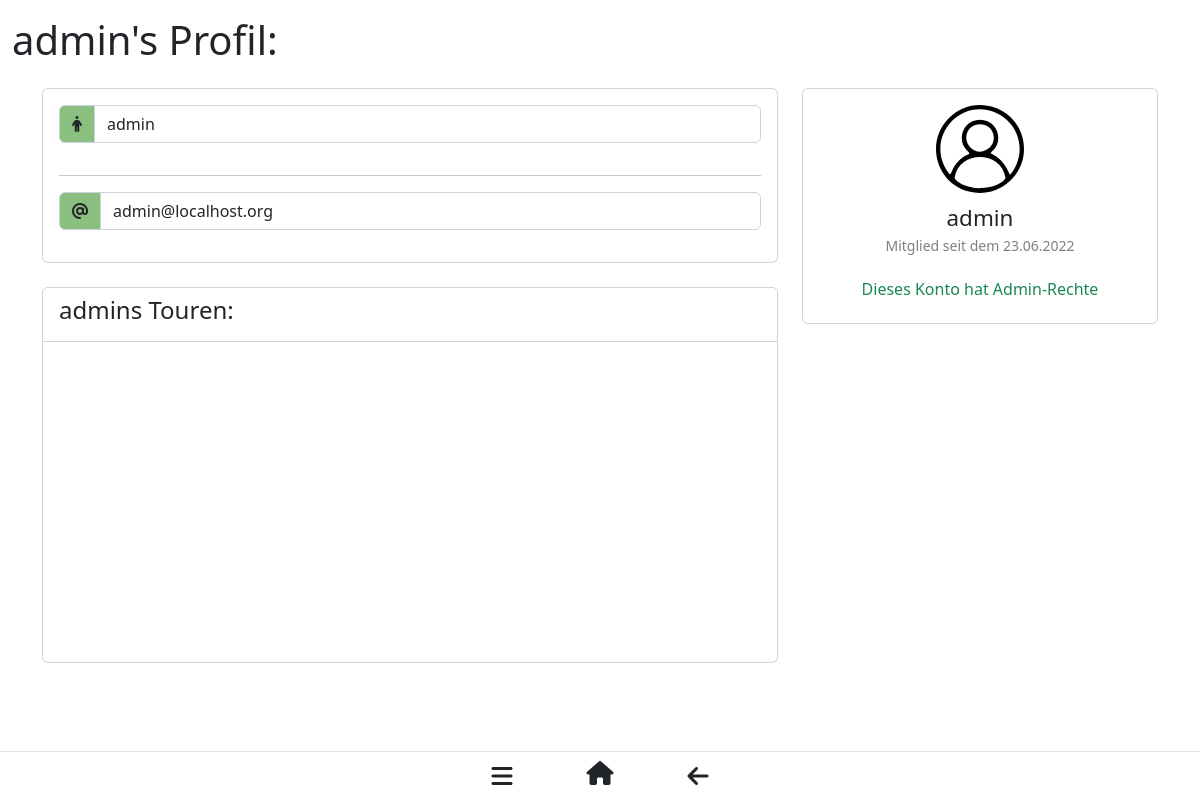
The page /profil/admin on the database as committed earlier.
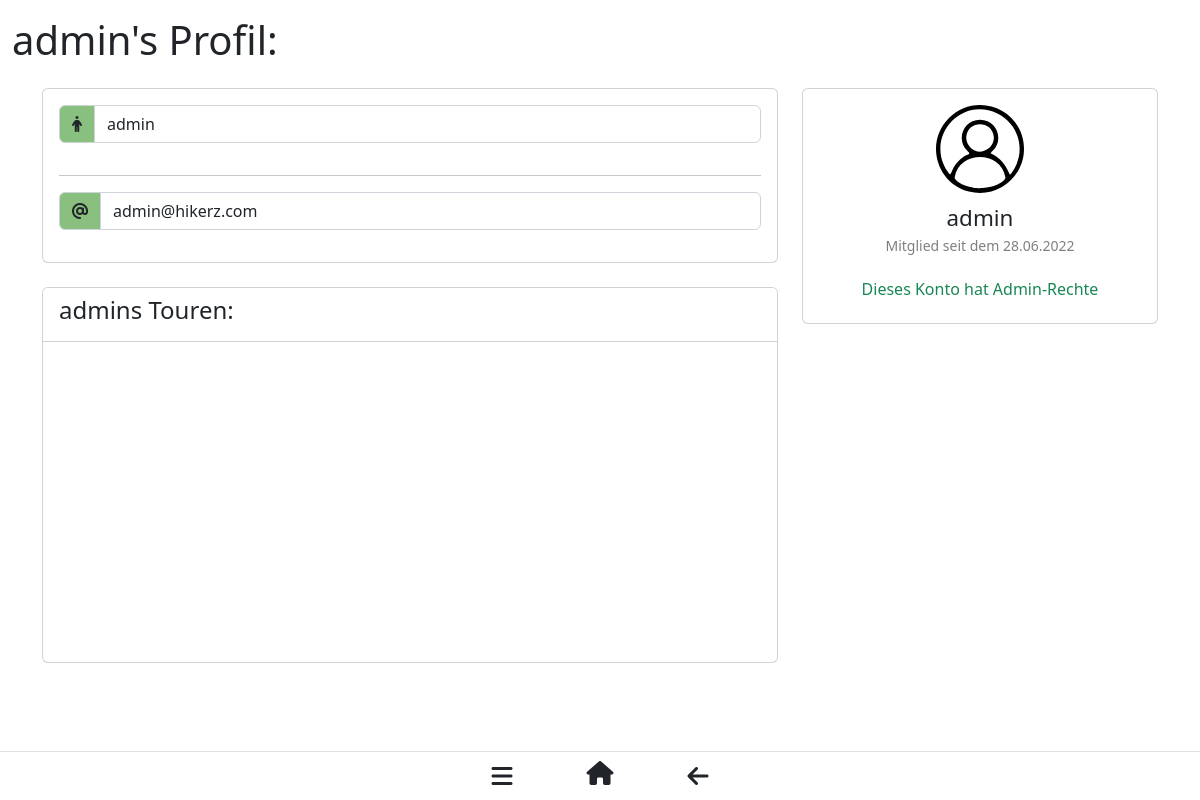
The same page on the database as committed later.
### hikerz/db.py (models this page shows, shortened)
class User(db.Model):
    __tablename__ = 'User'
    username = db.Column(db.String(45), primary_key=True)
    emailAdresse = db.Column(db.String(45), nullable=False, unique=True)
    password = db.Column(db.String(80), nullable=False)
    rolle = db.Column(db.Integer(),  nullable=False)
    creatorOfRoute = db.relationship('Route', back_populates='creatorRelationship')
    creatorOfHighlight = db.relationship('Highlight', back_populates='creatorRelationship')
    creatorOfRouteImage = db.relationship('RouteImage', back_populates='creatorRelationship')
    creatorOfReview = db.relationship('Review', back_populates='creatorRelationship')
    member_since = db.Column(db.String(10), nullable=False, default="01.01.2022")

### hikerz/views.py (the view, shortened to what this page needs)
@views.route('/profil/<username>', methods=["GET", "POST"])
def profile(username):
    displayed_user = User.query.filter_by(username=username).first() # Get the users data from the database
    if not displayed_user:  # If user wasnt found in the db, display an 404 error
        abort(404)
    form = AccountSettings()
    return render_template("profile.html", form=form, user = displayed_user)#, displayed_tours = displayed_tours)

### hikerz/forms.py (shortened to what this page needs)
class AccountSettings(FlaskForm):
    user_name = StringField('Benutzername')
    email = StringField(
        'E-Mail Addresse', validators=[Email("Bitte überprüfe die E-Mail-Adresse")])
    new_password = PasswordField('Neues Passwort', [
        EqualTo('confirm_password', message='Die Passwörter stimmen nicht überein')
    ])
    confirm_password = PasswordField('Passwort bestätigen')
    submit = SubmitField("Änderungen speichern")

### hikerz/templates/profile.html (shortened to what this page needs)
{%extends "base.html"%}
{%block content%}
<div class="row mt-3">
    <h1>{{user.username}}'s Profil:</h1>
</div>
<div class="container mt-3">
    <div>
        <form action="{{user.benutzername}}" method="post">
            <div class="row gutters-sm">
                <div class="col-md-8 mb-3">
                    <div class="card">
                        <div class="card-body">
                            <div class="row">
                                <div class="input-group mb-3">
                                    <span class="input-group-text profile-input" id="basic-addon1"><i
                                            class="fa fa-person"></i></span>
                                    {{form.user_name(class="form-control",value=user.username,
                                    readonly=not(current_user.username==user.username), placeholder="Benutzername")}}
                                </div>
                            </div>
                            <hr>
                            <div class="row">
                                <div class="input-group mb-3">
                                    <span class="input-group-text profile-input" id="basic-addon1"><i
                                        class="fa fa-at"></i></span>
                                        {{form.email(class="form-control", value=user.emailAdresse,
                                        placeholder="E-Mail-Adresse", readonly=not(current_user.username==user.username))}}
                                    </div>
                                </div>
                        </div>
                    </div>
                    <div class="card mt-4">
                        <div class="card-header bg-white">
                            <h4>{{user.username}}s Touren:</h4>
                        </div>
                        <div class="card-body overflow-scroll" style="height: 20em;" id="routes-card-body">
                            <div class="d-flex justify-content-center mt-2">
                            </div>
                        </div>
                    </div>
                </div>
                <div class="col-md-4">
                    <div class="card">
                        <div class="card-body">
                            <div class="d-flex flex-column align-items-center text-center">
                                <div class="row">
                                    <img class="mb-2" src="{{url_for('static', filename='img/avatar.svg')}}"
                                        alt="Avatar" style="width:7em">
                                </div>
                                <div class="row mb-2">
                                    <div class="align-center" style="font-size: 1.4em">{{user.username}}</div>
                                    <small class="text-black-50">Mitglied seit dem {{user.member_since}}</small>
                                </div>
                                </div>
                                {%if user.rolle==1%}
                                <div class="mt-3">
                                    <h6 class="text-success text-center">Dieses Konto hat Admin-Rechte</h6>
                                </div>
                                {%endif%}
                            </div>
                        </div>
                    </div>
                </div>
            </div>
    </div>
</div>
{%endblock%}

### hikerz/templates/base.html (shortened to what this page needs)
<!DOCTYPE html>
<html lang="de">
<head>
    <link href="https://cdn.jsdelivr.net/npm/bootstrap@5.2.0-beta1/dist/css/bootstrap.min.css" rel="stylesheet"
>
    <link rel="stylesheet" href="{{url_for('static', filename='styles.css')}}">
    <link rel="stylesheet" href="https://cdn.datatables.net/1.12.0/css/dataTables.bootstrap5.min.css">
    <link rel="stylesheet" href="https://cdnjs.cloudflare.com/ajax/libs/font-awesome/6.1.1/css/all.min.css"
 />
    <link href="https://api.mapbox.com/mapbox-gl-js/v2.8.2/mapbox-gl.css" rel="stylesheet">
</head>
<body>
    <div class="container-fluid" style="margin-bottom:4em">
        {%block content%}{%endblock%}
    <ul class="nav justify-content-center fixed-bottom border-top align-middle" style="background-color:white">
        <li class="nav-item mx-4 zoom-animation">
            <button class="btn float-start" data-bs-toggle="offcanvas" data-bs-target="#offcanvas" role="button"
                style="height:3em">
                <i class="fa fa-bars fa-xl"></i>
            </button>
        </li>
        <li class="nav-item mx-4 zoom-animation">
            {%if current_user.is_authenticated%}
            <a class="btn float-start py-2" href="{{url_for('views.index')}}" role="button">
                <i class="fa fa-house fa-xl"></i>
            </a>
            {%else%}
            <a class="btn float-start py-2" href="/" role="button">
                <i class="fa fa-house fa-xl"></i>
            </a>
            {%endif%}
        </li>
        <li class="nav-item mx-4 zoom-animation">
            <button class="btn float-start" onclick="window.history.back()" role="button" style="height:3em">
                <i class="fa fa-arrow-left fa-xl"></i>
            </button>
        </li>
    </ul>
</body>
</html>

### hikerz/static/styles.css (style rules this page uses)
:root { --farbe1: #2D5016; --farbe2: #93B7BE; --farbe3: #635255; --farbe4: #DD9787; --farbe5: #89c07f; --farbe6: #f1f4e8; }
.profile-input { background-color: var(--farbe5); }
.zoom-animation { transition: transform .2s; }

Rows that differ between the two databases and show on the page:
changed User "admin": member_since "23.06.2022" → "28.06.2022"
Other text that changed with them:
form field email: "admin@localhost.org" → "admin@hikerz.com"
